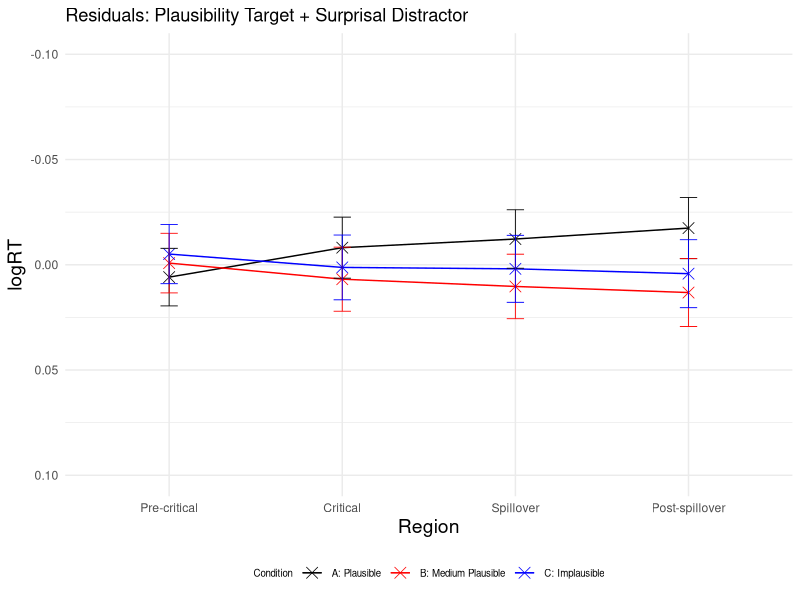
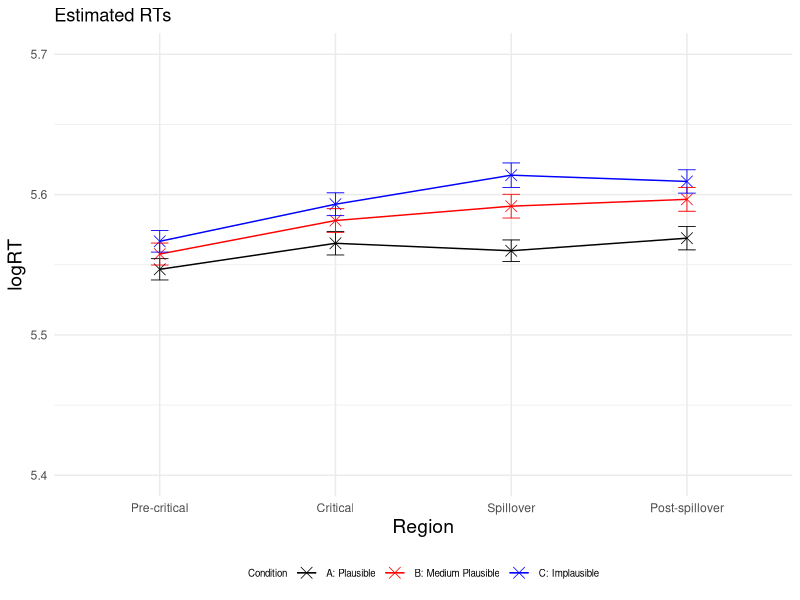
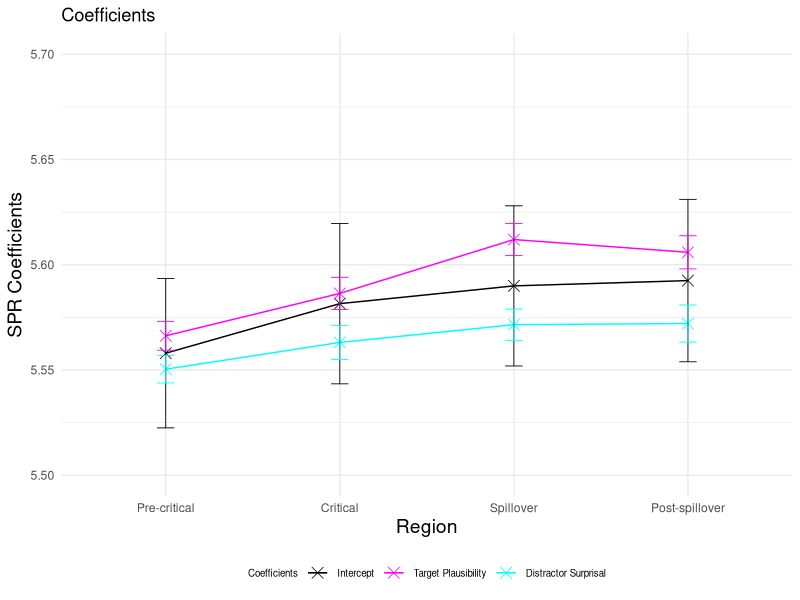
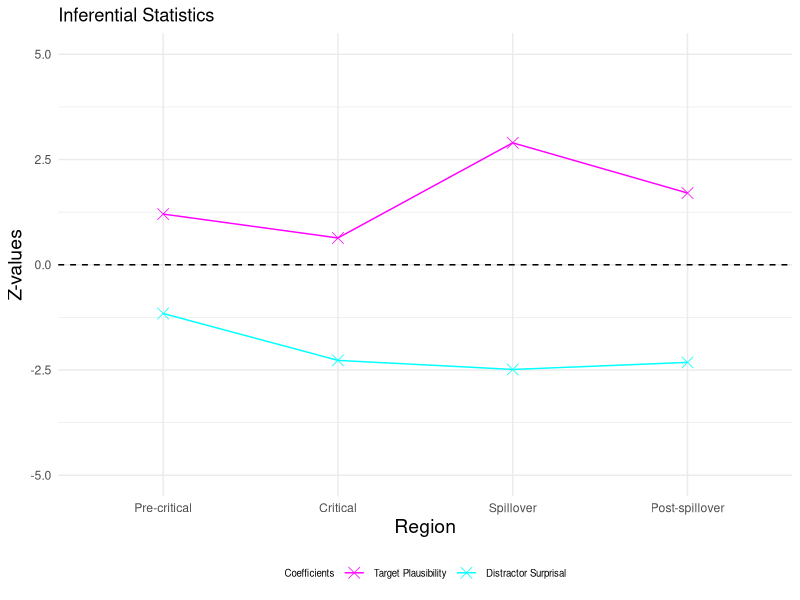
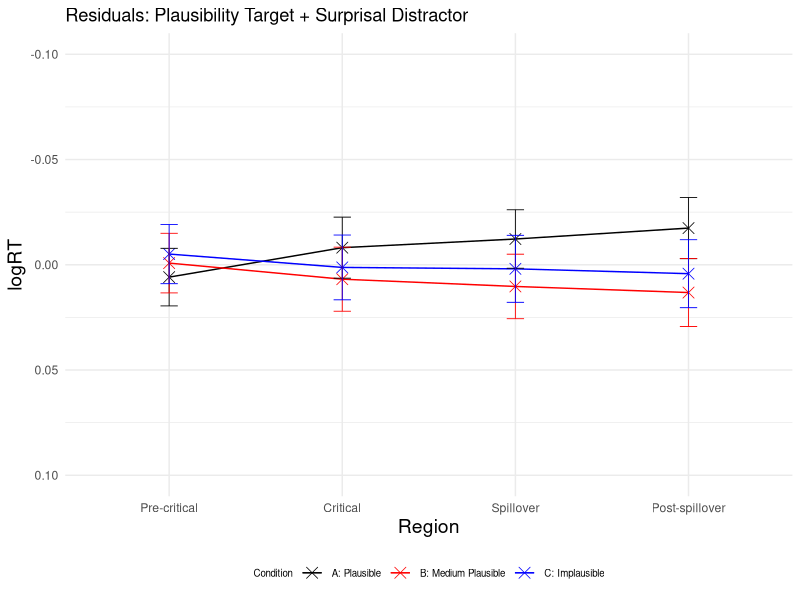
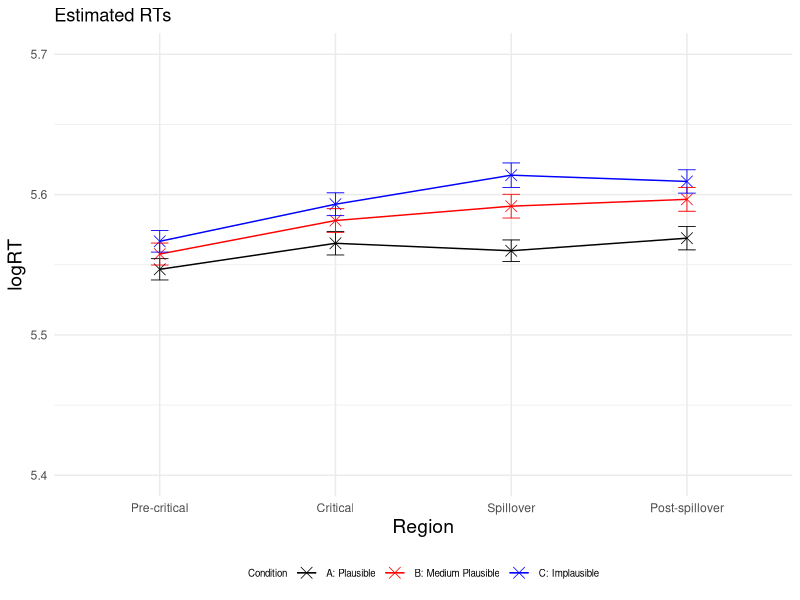
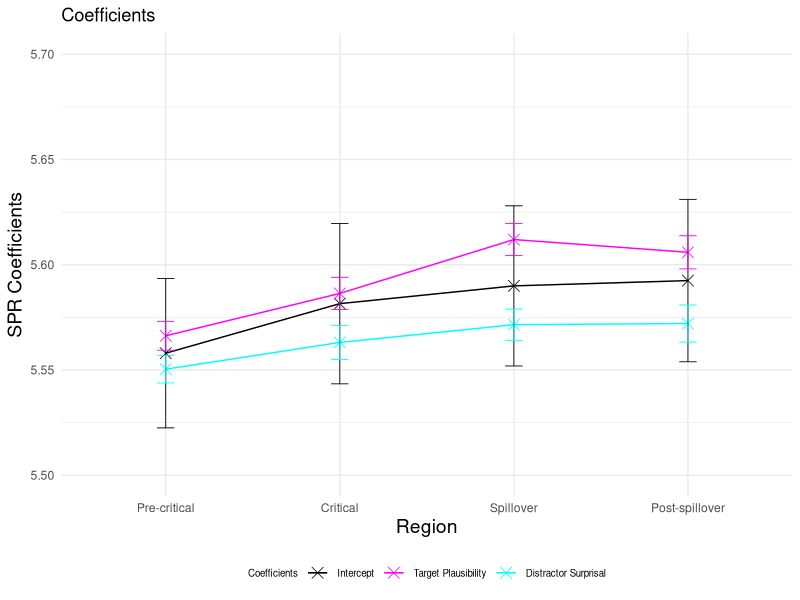
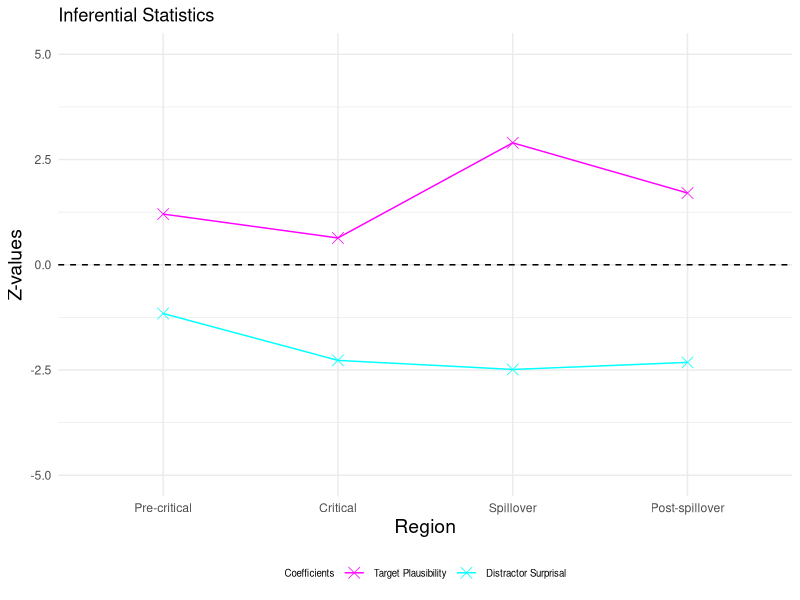

The R script that drew these images, in order:
### LMER Analysis ###

# load packages
library(lme4) 
library(lmerTest) #for printing p-values (results are the same like when using lme4, but causes error message that model failed to converge)
library(dplyr)
library(ggplot2)
library(car)

setwd("~/Downloads/Master_Thesis/3_SPR_Study/Results_SPR_Plaus_Leo_LM/")

GP6 <- read.csv("GP6SPR_processed.csv") #read file after removing outliers

# create empty tables to add later residuals, estimated logRTs, p-values and coefficients
residuals <- data.frame(
  Region = character(0),
  Condition = character(0),
  Residual = numeric(0),
  SE_Residual = numeric(0)
)

logRT_estimated <- data.frame(
  Region = character(0),
  Condition = character(0),
  Estimated_logRT = numeric(0),
  SE_Estimated = numeric(0)
)

p_values <- data.frame(
  Region = character(0),
  p_value_plausibility_target = numeric(0),
  p_value_surprisal_distractor = numeric(0)
)

SPR_coefficients <- data.frame(
  Region = character(0),
  Estimate = character(0),
  Estimate_value = numeric(0),
  Estimate_error = numeric(0),
  Z_value = numeric(0)
)


# define regions and conditions
regions <- c("Pre-critical", "Critical", "Spillover", "Post-spillover") 
conditions <- c("A", "B", "C") 


### loop through each of the 4 regions ###
for (region in regions) 
{
  # take subset for each region (precritical, critical, spillover, postspillover)
  region_subset <- subset(GP6, Region == region)

  # standardise predictors (target plausibility (per-trial) and distractor surprisal (pre-test))
  region_subset$scaled_Plaus_per_region <- scale(region_subset$SPR_Plaus_Rating)
  region_subset$scaled_Surprisaldist_per_region <- scale(region_subset$LeoLM_dist)
  
  # invert predictor target plausibility
  region_subset$inverted_scaled_Plaus_per_region <- (region_subset$scaled_Plaus_per_region) * (-1)
  
  #log transform reading times
  region_subset$logRT_per_region <- log(region_subset$ReadingTime)
  
  
  # fit linear mixed-effects regression model for each region
  model_per_region <- lmerTest::lmer(logRT_per_region ~ inverted_scaled_Plaus_per_region + scaled_Surprisaldist_per_region + 
                              (1 + inverted_scaled_Plaus_per_region + scaled_Surprisaldist_per_region | Subject) + 
                              (1 + inverted_scaled_Plaus_per_region + scaled_Surprisaldist_per_region | Item), data = region_subset)
  # Calculate VIF
  vif_values <- vif(model_per_region)
  # Print VIF values
  print(vif_values)
  
  # print summary of the model
  summary_per_region <- summary(model_per_region)
  print(summary_per_region)
  
  # calculate p-values
  p_values_per_region <- summary_per_region$coefficients[, "Pr(>|t|)"]
  new_row_p_value <- data.frame(Region = region, 
                                p_value_plausibility_target = p_values_per_region[2], 
                                p_value_surprisal_distractor = p_values_per_region[3])
  p_values <- rbind(p_values, new_row_p_value) # add to p-values table
  
  # extract intercept and coefficients (target plausibility and distractor surprisal) added to intercept
  coefficients_per_region <- summary_per_region$coefficients
  intercept <- coefficients_per_region["(Intercept)", 1]
  plaus_target_coeff <- coefficients_per_region["(Intercept)", 1] + coefficients_per_region["inverted_scaled_Plaus_per_region", 1]
  surprisal_distractor_coeff <- coefficients_per_region["(Intercept)", 1] + coefficients_per_region["scaled_Surprisaldist_per_region", 1]
  
  # add error bars for intercept and coefficients (target plausibility and distractor surprisal) 
  new_row_coefficient <- data.frame(Region = region, 
                                    Estimate = "Intercept", 
                                    Estimate_value = intercept, 
                                    Estimate_error = coefficients_per_region["(Intercept)", 2],
                                    Z_value = 0)
  SPR_coefficients <- rbind(SPR_coefficients, new_row_coefficient) # add to coefficients table
  
  new_row_coefficient <- data.frame(Region = region,
                                    Estimate = "Plausability",
                                    Estimate_value = plaus_target_coeff,
                                    Estimate_error = coefficients_per_region["inverted_scaled_Plaus_per_region", 2],
                                    Z_value = coefficients_per_region["inverted_scaled_Plaus_per_region", 1] / coefficients_per_region["inverted_scaled_Plaus_per_region", 2])
  SPR_coefficients <- rbind(SPR_coefficients, new_row_coefficient) # add to coefficients table
  
  new_row_coefficient <- data.frame(Region = region,
                                    Estimate = "Surprisal", 
                                    Estimate_value = surprisal_distractor_coeff, 
                                    Estimate_error = coefficients_per_region["scaled_Surprisaldist_per_region", 2],
                                    Z_value = coefficients_per_region["scaled_Surprisaldist_per_region", 1] / coefficients_per_region["scaled_Surprisaldist_per_region", 2])
  SPR_coefficients <- rbind(SPR_coefficients, new_row_coefficient) # add to coefficients table
  
  
  
  ### loop through each of the 3 conditions ###
  for (condition in conditions)
  {
    # extract subset for each condition
    region_per_condition <- subset(region_subset, Condition == condition)
    # predict logRTs for each condition separately, within each of the 4 regions
    region_per_condition$region_per_condition_Predicted <- predict(model_per_region, newdata = region_per_condition,  type = "response")
    
    # print observed mean logRTs
    region_per_condition_logRT_observed <- mean(region_per_condition$logRT_per_region)

    # print estimated mean logRTs
    region_per_condition_logRT_estimated <- mean(region_per_condition$region_per_condition_Predicted, na.rm = TRUE)
    
    # calculate residuals (observed logRTs - estimated logRTs)
    Residual_region_per_condition <- mean(region_per_condition$logRT_per_region) - mean(region_per_condition$region_per_condition_Predicted, na.rm = TRUE)

    # calculate standard error for residuals
    SE_residuals_region_per_condition <- sqrt(sd(region_per_condition$logRT, na.rm = TRUE)^2/length(region_per_condition$logRT) + sd(region_per_condition$region_per_condition_Predicted, na.rm = TRUE)^2/length(region_per_condition$region_per_condition_Predicted))
    
    # add to residuals table
    new_row_residuals <- data.frame(Region = region, Condition = condition, Residual = Residual_region_per_condition, SE_Residual = SE_residuals_region_per_condition)
    residuals <- rbind(residuals, new_row_residuals)
    
    # calculate standard error for estimated logRTs
    SE_estimated_region_per_condition <- sd(region_per_condition$region_per_condition_Predicted, na.rm = TRUE) / sqrt(length(region_per_condition$region_per_condition_Predicted)) 
    
    # add to estimated logRTs table
    new_row_logRT_estimated <- data.frame(Region = region, Condition = condition, Estimated_logRT = region_per_condition_logRT_estimated, SE_Estimated = SE_estimated_region_per_condition)
    logRT_estimated <- rbind(logRT_estimated, new_row_logRT_estimated)
  }
}



### VISUALIZATIONS ###

# Create a line plot for residuals
p <- ggplot(residuals, aes(x = factor(Region, levels = c("Pre-critical", "Critical", "Spillover", "Post-spillover")), 
                           y = Residual, color = Condition, group = Condition)) + geom_point(shape = 4, size = 3.5, stroke = 0.4) + geom_line(linewidth=0.5) + ylim (0.10, -0.10)
p <- p + theme_minimal() + geom_errorbar(aes(ymin=Residual-SE_Residual, ymax=Residual+SE_Residual), width=.1, size=0.3) 
p <- p + scale_color_manual(name="Condition", labels=c("A: Plausible", "B: Medium Plausible", "C: Implausible"), values=c("#000000", "#FF0000", "#0000FF"))
p <- p + labs(x="Region", y="logRT", title = "Residuals: Plausibility Target + Surprisal Distractor") 
p <- p + theme(legend.position="bottom", legend.text=element_text(size=7), legend.title=element_text(size=7), axis.title.x = element_text(size = 14), axis.title.y = element_text(size = 14)) 
p 
ggsave("Residuals_Plot.pdf", p, width=4, height=4)


# Create a line plot for estimated logRTs
p <- ggplot(logRT_estimated, aes(x = factor(Region, levels = c("Pre-critical", "Critical", "Spillover", "Post-spillover")), 
                                 y = Estimated_logRT, color = Condition, group = Condition)) + geom_point(shape = 4, size = 3.5, stroke = 0.4) + geom_line(linewidth=0.5) + ylim (5.4, 5.7)
p <- p + theme_minimal() + geom_errorbar(aes(ymin=Estimated_logRT-SE_Estimated, ymax=Estimated_logRT+SE_Estimated), width=.1, size=0.3) 
p <- p + scale_color_manual(name="Condition", labels=c("A: Plausible", "B: Medium Plausible", "C: Implausible"), values=c("#000000", "#FF0000", "#0000FF"))
p <- p + labs(x="Region", y="logRT", title = "Estimated RTs") 
p <- p + theme(legend.position="bottom", legend.text=element_text(size=7), legend.title=element_text(size=7), axis.title.x = element_text(size = 14), axis.title.y = element_text(size = 14))
p 
ggsave("Estimated_RTs_Plot.pdf", p, width=4, height=4)


# Plot intercept and coefficients added to intercept
p <- ggplot(SPR_coefficients, aes(x = factor(Region, levels = c("Pre-critical", "Critical", "Spillover", "Post-spillover")), 
                                 y = Estimate_value, color = Estimate, group = Estimate)) + geom_point(shape = 4, size = 3.5, stroke = 0.4) + geom_line(linewidth=0.5) + ylim (5.5, 5.7)
p <- p + theme_minimal() + geom_errorbar(aes(ymin=Estimate_value-Estimate_error, ymax=Estimate_value+Estimate_error), width=.1, size=0.3) 
p <- p + scale_color_manual(name="Coefficients", labels=c("Intercept", "Target Plausibility", "Distractor Surprisal"), values=c("#000000", "#FF00FF", "#00FFFF"))
p <- p + labs(x="Region", y="SPR Coefficients", title = "Coefficients") 
p <- p + theme(legend.position="bottom", legend.text=element_text(size=7), legend.title=element_text(size=7), axis.title.x = element_text(size = 14), axis.title.y = element_text(size = 14)) 
p 
ggsave("Intercept_Coefficients_Plot.pdf", p, width=4, height=4)


# plot effect sizes (z-vaues)
Effect_sizes <- subset(SPR_coefficients, Estimate != 'Intercept')

p <- ggplot(Effect_sizes, aes(x = factor(Region, levels = c("Pre-critical", "Critical", "Spillover", "Post-spillover")), 
                                  y = Z_value, color = Estimate, group = Estimate)) + geom_point(shape = 4, size = 3.5, stroke = 0.4) + geom_line(linewidth=0.5) + ylim (-5, 5)
p <- p + geom_hline(yintercept=0, linetype=2)
p <- p + theme_minimal()
p <- p + scale_color_manual(name="Coefficients", labels=c( "Target Plausibility", "Distractor Surprisal"), values=c("#FF00FF", "#00FFFF"))
p <- p + labs(x="Region", y="Z-values", title = "Inferential Statistics") 
p <- p + theme(legend.position="bottom", legend.text=element_text(size=7), legend.title=element_text(size=7), axis.title.x = element_text(size = 14), axis.title.y = element_text(size = 14)) 
p 
ggsave("Z_values_Plot.pdf", p, width=4, height=4)
